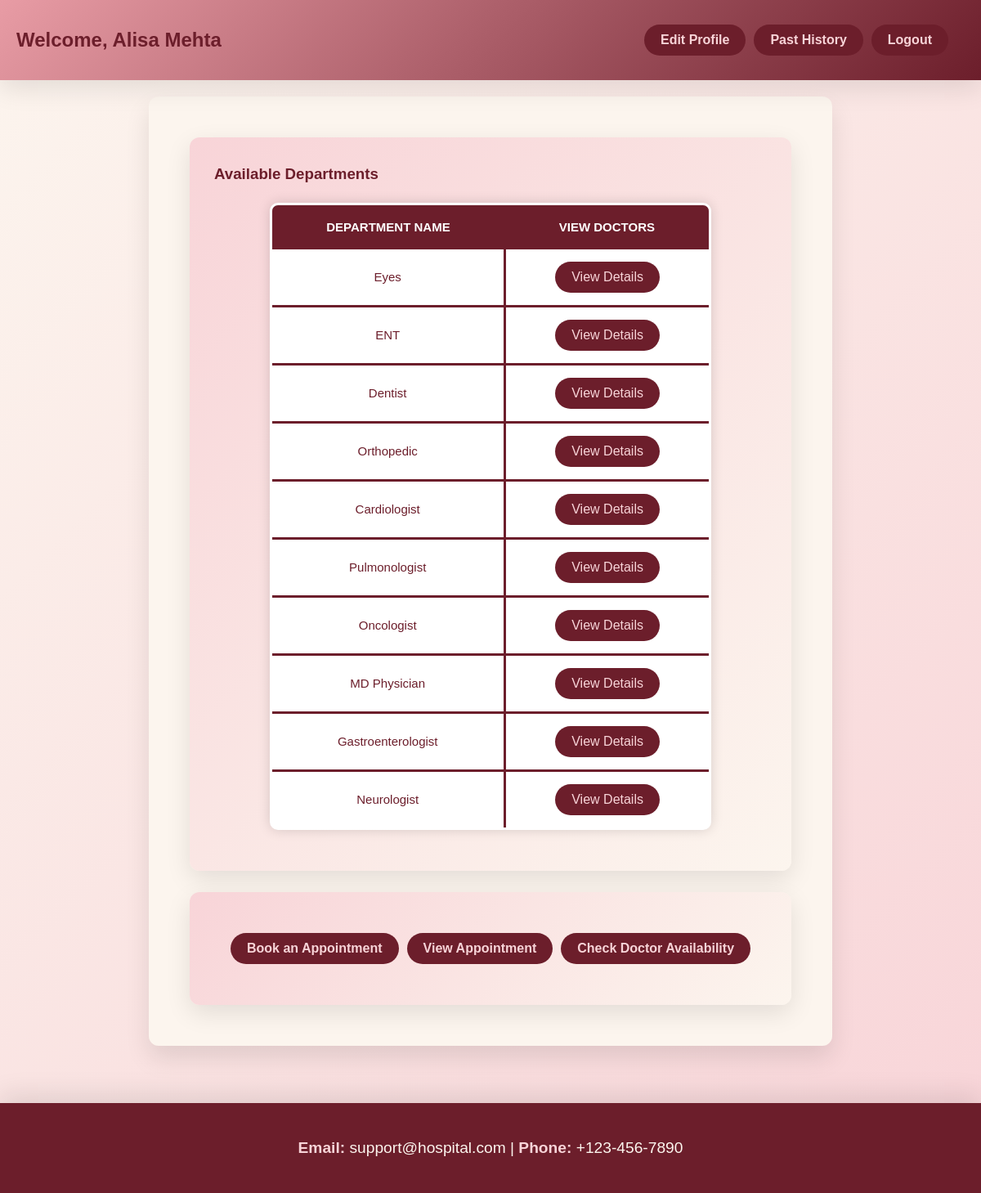
Page /patient (signed in) on the committed database.
### models.py (models this page shows)
class Department(db.Model):
    department_id = db.Column(db.Integer, primary_key=True)
    department_name = db.Column(db.String(80), nullable=False)
    department_description = db.Column(db.String(100), nullable=False)
    doctors_registered = db.Column(db.Integer, nullable=False)

### app.py (the view)
@app.route('/patient', methods=['GET'])
def patient_dashboard():
    if session.get('user_type') != "patient":
        return redirect(url_for('login'))
    patient_name = session.get('patient_name')
    departments = Department.query.all()
    return render_template(
        'patient.html',
        patient_name=patient_name,
        departments=departments
    )

### templates/patient.html (shortened to what this page needs)
<!DOCTYPE html>
<html lang="en">
<head>
    <link rel="stylesheet" href="{{ url_for('static', filename='style2.css') }}">
</head>
<body>
    <header>
        <div class="container">
            <nav class="main-nav">
                <ul>
                    <b><li><h2 style="color: #6C1E2B;">Welcome, {{ patient_name }}</h2></li></b>
                </ul>
            </nav>
            <div class="button-container">
                <form action="{{ url_for('edit_profile', patient_id=session['patient_id']) }}" method="GET">
                    <button type="submit" class="nav-button"><b>Edit Profile</b></button>
                </form>
                <form action="{{ url_for('history', patient_id=session['patient_id']) }}" method="GET">
                    <button type="submit" class="nav-button"><b>Past History</b></button>
                </form>
                <form action="{{ url_for('logout') }}" method="POST">
                    <button type="submit" class="nav-button"><b>Logout</b></button>
                </form>
            </div>
        </div>
    </header>
    <main>
        <section id="departmentSection">
            <div class="doctor-info">
                <h3>Available Departments</h3>
                <table class="doctor-table">
                    <thead>
                        <tr>
                            <th>Department Name</th>
                            <th>View Doctors</th>
                        </tr>
                    </thead>
                    <tbody>
                        {% for dep in departments %}
                        <tr>
                            <td>{{ dep.department_name }}</td>
                            <td>
                                <a href="{{ url_for('view_doctors', department_id=dep.department_id) }}">
                                    <button class="nav-button">View Details</button>
                                </a>
                            </td>
                        </tr>
                        {% endfor %}
                    </tbody>
                </table>
            </div>
        </section>
        <br>
        <section id="appointment-actions">
            <div class="doctor-info">
                <div class="button-container">
                    <form action="{{ url_for('book_appointment') }}" method="GET">
                        <button type="submit" class="nav-button"><b>Book an Appointment</b></button>
                    </form>
                    <form action="{{ url_for('view_appointment') }}" method="GET">
                        <button type="submit" class="nav-button"><b>View Appointment</b></button>
                    </form>
                    <form action="{{ url_for('check_availability') }}" method="GET">
                        <button type="submit" class="nav-button"><b>Check Doctor Availability</b></button>
                    </form>
                </div>
            </div>
        </section>
    </main>
    <footer id="contactUs">
        <div class="container">
            <p><strong>Email:</strong> support@hospital.com |
                <strong>Phone:</strong> +123-456-7890
            </p>
        </div>
    </footer>
</body>
</html>

### static/style2.css (style rules this page uses)
* { margin: 0; padding: 0; box-sizing: border-box; }
html { scroll-behavior: smooth; }
body { font-family: 'Arial', sans-serif; background: linear-gradient(135deg, #FCF5EE, #F8D4D8); color: #6C1E2B; line-height: 1.6; min-height: 100vh; display: flex; flex-direction: column; justify-content: space-between; }
header { background: linear-gradient(135deg, #E89CA5, #6C1E2B); color: #FCF5EE; padding: 10px 0; box-shadow: 0 10px 30px rgba(0, 0, 0, 0.1); position: sticky; top: 0; z-index: 100; }
header .container { display: flex; justify-content: space-between; align-items: center; max-width: 1200px; margin: 0 auto; padding: 0 20px; }
nav ul { list-style-type: none; display: flex; }
nav ul li { margin-left: 30px; }
nav ul li:first-child { margin-left: 0; }
.button-container { display: flex; gap: 10px; justify-content: flex-end; padding: 20px; }
.nav-button { background-color: #6C1E2B; color: #F8D4D8; border: none; border-radius: 20px; padding: 10px 20px; font-size: 16px; font-weight: 800px; cursor: pointer; transition: all 0.3s ease; }
main { padding: 50px 50px; max-width: 1200px; margin: 0 auto; background-color: #FCF5EE; box-shadow: 0 15px 30px rgba(0, 0, 0, 0.1); border-radius: 12px; margin-top: 20px; margin-bottom: 20px; }
footer { background: #6C1E2B; color: #FCF5EE; padding: 40px 20px; text-align: center; box-shadow: 0 -10px 30px rgba(0, 0, 0, 0.1); margin-top: 50px; }
footer .container { max-width: 1000px; margin: 0 auto; padding: 0 20px; }
footer p { color: #FCF5EE; font-size: 1.2rem; white-space: normal; word-break: break-word; }
footer p strong { color: #F8D4D8; }
section { padding: 30px; border-radius: 12px; background: linear-gradient(135deg, #F8D4D8, #FCF5EE); box-shadow: 0 10px 30px rgba(0, 0, 0, 0.1); transition: transform 0.3s ease, box-shadow 0.3s ease; }
main { padding: 50px; max-width: 1200px; margin: 0 auto; background-color: #FCF5EE; box-shadow: 0 15px 30px rgba(0, 0, 0, 0.1); border-radius: 12px; margin-top: 20px; margin-bottom: 20px; }
.doctor-table { width: 80%; margin: 20px auto; border-collapse: collapse; font-size: 20px; text-align: center; background-color: #ffffff; border-radius: 10px; overflow: hidden; box-shadow: 0 0 15px rgba(0, 0, 0, 0.15); border: 3px solid #6C1E2B; }
.doctor-table th { background-color: #6C1E2B; color: white; padding: 15px; font-size: 15px; text-transform: uppercase; }
.doctor-table td { padding: 15px; font-size: 15px; border-bottom: 3px solid #6C1E2B; border-right: 3px solid #6C1E2B; }
.doctor-table td:last-child { border-right: none; }

### rows in the picture
Department: department_name "Eyes"
Department: department_name "ENT"
Department: department_name "Dentist"
Department: department_name "Orthopedic"
Department: department_name "Cardiologist"
Department: department_name "Pulmonologist"
Department: department_name "Oncologist"
Department: department_name "MD Physician"
Department: department_name "Gastroenterologist"
Department: department_name "Neurologist"

### other values in the picture
{{ patient_name }} "Alisa Mehta"
